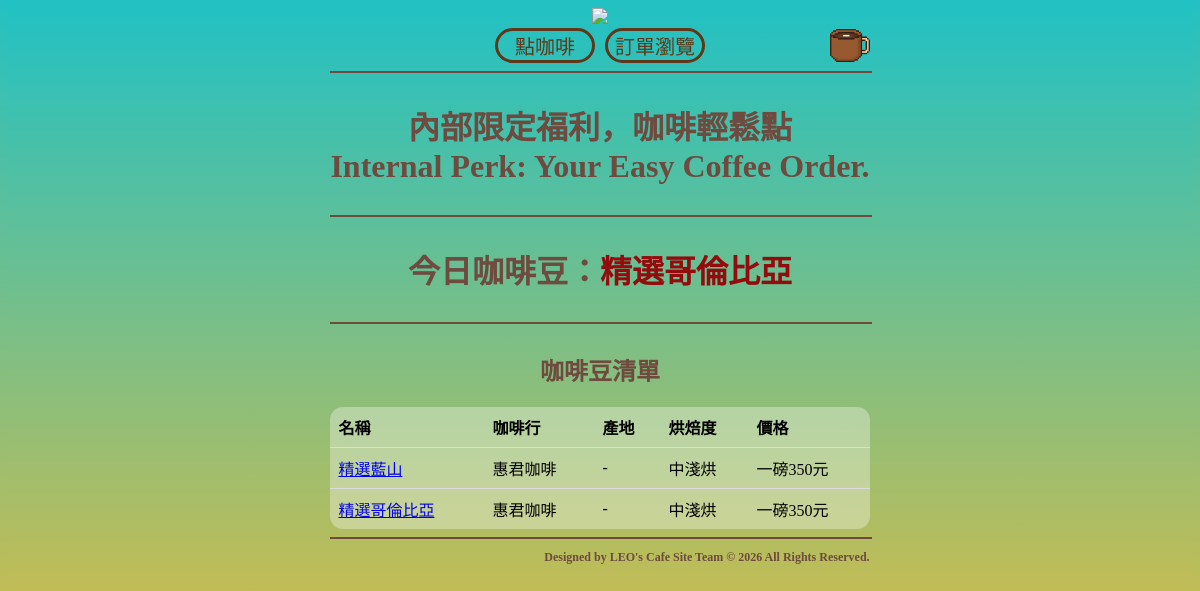
The page / on the database its author committed.
### LEOsCafeSiteapp/models.py (models this page shows)
class CoffeeBeanItem(models.Model):
    CBname = models.CharField(max_length=50, null=False)
    CBcoffeeshop = models.CharField(max_length=50, null=False)
    CBplace = models.CharField(max_length=50, null=False)
    CBroasting = models.CharField(max_length=50, null=False)
    CBprice = models.CharField(max_length=50, null=False)
    CBflavor = models.CharField(max_length=50, null=False)
    CBurl = models.CharField(max_length=200, null=False)
    CBcoffeetoday = models.CharField(max_length=10, null=False)
    def __str__(self):
        return self.CBname

### LEOsCafeSiteapp/views.py (the view)
# urls.py: path('', views.index),
def index(request):
	CoffeeBeanItems = CoffeeBeanItem.objects.all().order_by('id')
	try:
		CoffeeBeanToday = CoffeeBeanItem.objects.filter(CBcoffeetoday='Yes').order_by('id')[0]
	except IndexError:
		CoffeeBeanToday = '無'
	return render(request, "index.html", locals())

### templates/index.html (shortened to what this page needs)
{% extends "base.html" %}
{% load static %}
{% block menu %}
<div style="display: flex; align-items: center; width: 100%; position: relative;">
    <div style="flex: 2; text-align: center; display: flex; justify-content: center; gap: 10px;">
        <a href="/ordercafe/">
            <button class="base-button" type="button">點咖啡</button>
        </a>
        <a href="/orderview/">
            <button class="base-button" type="button">訂單瀏覽</button>
        </a>
    </div>
    <div style="flex: 1; text-align: right;">
        <a href="/login/" title="管理員登入">
            <img class="img-fix1" src="{% static 'images/cafe.png' %}" style="width: 40px; vertical-align: middle;" />
        </a>
    </div>
</div>
{% endblock %}
{% block content %}
    <tr>
        <td>
            <h1 style="color: #6e4a3f;">內部限定福利，咖啡輕鬆點<br/>Internal Perk: Your Easy Coffee Order.</h1>
        </td>
    </tr>
    <tr>
        <td align="center">
            <hr width="100%" size="2" color="#6e4a3f" noshade>
        </td>
    </tr>
    <tr>
        <td>
            <h1 style="color: #6e4a3f;">今日咖啡豆：<span style="color: #940b0d;">{{CoffeeBeanToday}}</span></h1>
        </td>
    </tr>
    <tr>
        <td align="center">
            <hr width="100%" size="2" color="#6e4a3f" noshade>
        </td>
    </tr>
    <tr>
        <td>
            <h2 style="color: #6e4a3f;">咖啡豆清單</h2>
        </td>
    </tr>
    <table class="all-coffee-table">
        <th>名稱</th><th>咖啡行</th><th>產地</th><th>烘焙度</th><th>價格</th>
        {% for cbitem in CoffeeBeanItems %}
            <tr>
                <td style="text-align: left;">
                    <a href="{{cbitem.CBurl}}">
                    {{cbitem.CBname}}</a>
                </td>
                <td style="text-align: left;">{{cbitem.CBcoffeeshop}}</td>
                <td style="text-align: left;">{{cbitem.CBplace}}</td>
                <td style="text-align: left;">{{cbitem.CBroasting}}</td>
                <td style="text-align: left;">{{cbitem.CBprice}}</td>
            </tr>
        {% endfor %}
    </table>
{% endblock %}

### static/css/style.css (style rules this page uses)
html, body { min-height: 100vh; background: linear-gradient(to bottom, rgba(34, 193, 195, 1), rgba(253, 187, 45, 1)); height: auto; }
td { vertical-align: middle; }
.img-fix1 { width:auto; max-width:40px; }
.base-button { background-color: transparent; border: 3px solid #5e3819; border-radius: 50px; color: #5e3819; padding: 0px 0px; text-align: center; text-decoration: none; display: inline-block; font-size: 20px; cursor: pointer; width: 100px; max-width: 100%; }
.all-coffee-table { border-collapse: collapse; width: 100%; background-color: #fff5; backdrop-filter: blur(10px); border-radius: .8rem; }
.all-coffee-table th { padding: 8px; text-align: left; }
.all-coffee-table td { padding: 8px; text-align: left; border-top: 1px solid #DDD; }

### rows shown on the page
CoffeeBeanItem: CBname "精選哥倫比亞", CBcoffeeshop "惠君咖啡", CBplace "-", CBroasting "中淺烘", CBprice "一磅350元"
CoffeeBeanItem: CBname "精選藍山", CBcoffeeshop "惠君咖啡", CBplace "-", CBroasting "中淺烘", CBprice "一磅350元"
